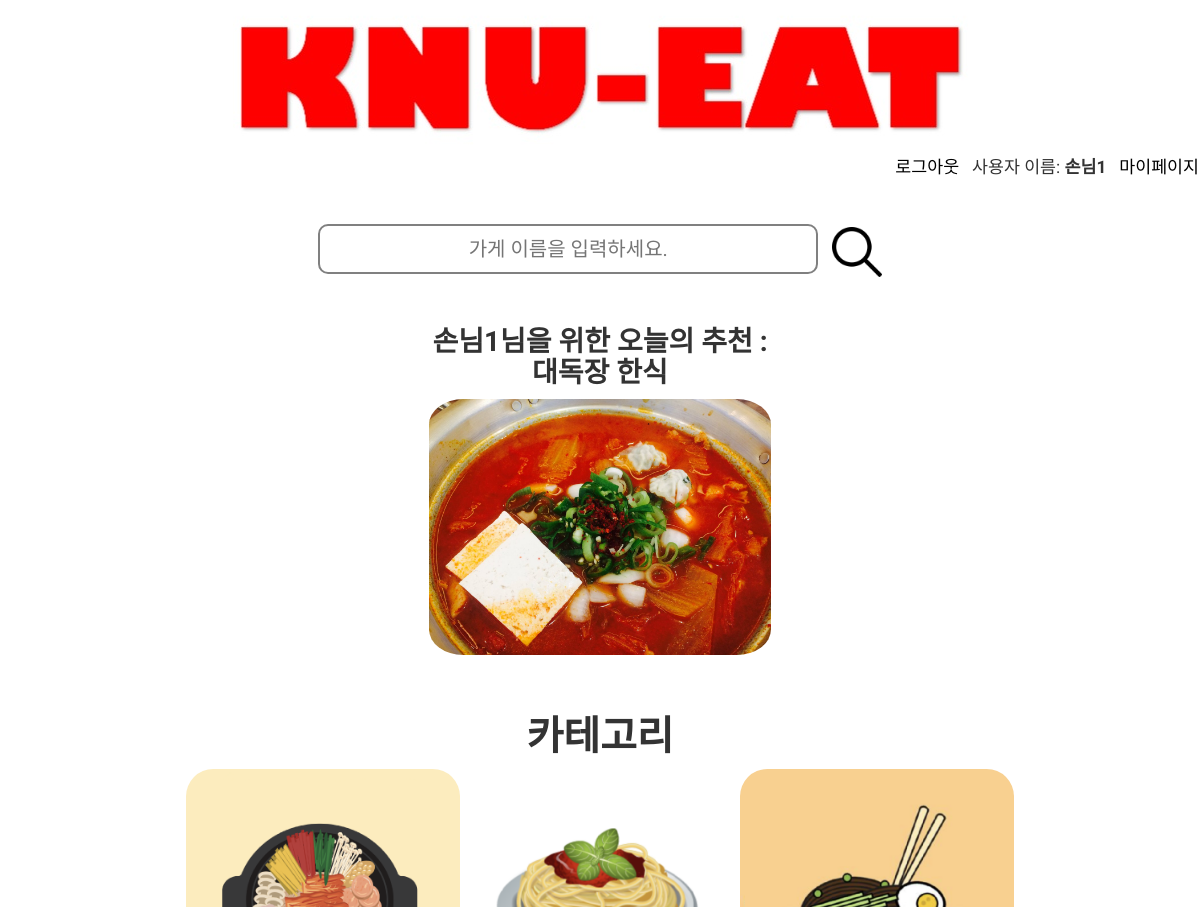
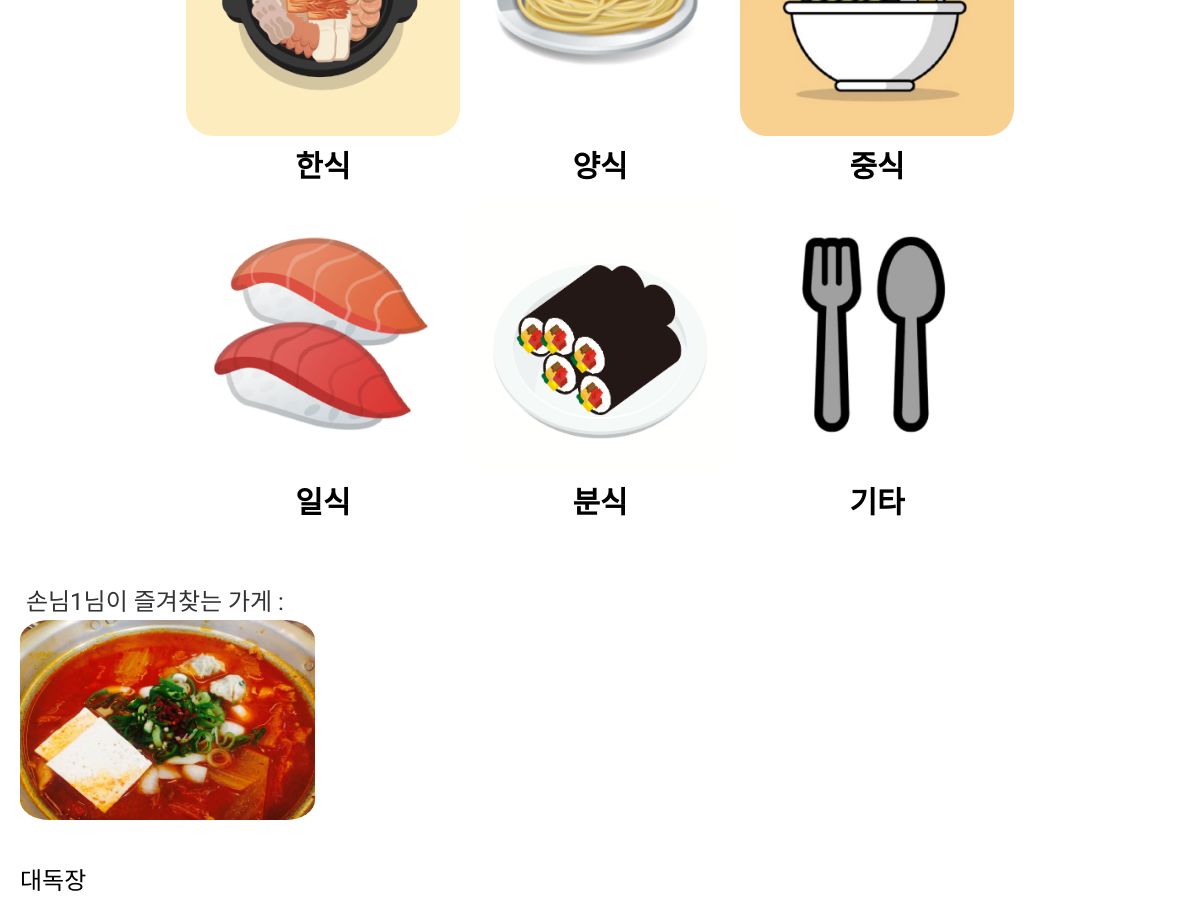
The page / (signed in) on the database its author committed (2 pictures, top to bottom).
### account/models.py (models this page shows)
class Profile(models.Model):
    user = models.OneToOneField(User, on_delete=models.CASCADE)
    name = models.TextField(max_length=225, blank=True)
    phonenumber = models.CharField(max_length=200, blank=True)
    user_type = models.CharField(max_length=200, blank=True, default="none")
    shop_id = models.IntegerField(default=-1)

### app1/models.py (models this page shows, shortened)
class Shop(models.Model):
    name=models.CharField(max_length=225)
    address=models.CharField(max_length=225)
    phone_number=models.CharField(max_length=225)
    open_time=models.TimeField()
    close_time=models.TimeField()
    category=models.CharField(max_length=225)
    description=models.TextField()
    photo=models.ImageField(upload_to='images/')
    owner=models.ForeignKey(User, on_delete=models.CASCADE, null=True)
    likes =models.ManyToManyField(
        User, # User 모델과 Shop 모델을 M : N 관계로 두겠다.
        through='Like', # Like라는 중개 모델을 통해 M : N 관계를 맺는다.
        through_fields=('shop', 'user'), # Like에 shop 속성, user 속성을 추가하겠다.
        related_name='likes' # 1 : N  관계에서 market과 연결된 comment를 가져올 때 comment_set으로 가져왔는데,
        )
    def like_count(self):
        return self.likes.count()

class Like(models.Model):
    shop = models.ForeignKey(Shop, on_delete=models.CASCADE, null=True) # 특정 market이 삭제되면, 그 market의 즐겨찾기 정보 제거
    user = models.ForeignKey(User, on_delete=models.CASCADE, null=True)

### app1/views.py (the view)
# urls.py: 2. Add a URL to urlpatterns:  path('', views.home, name='home')
def home(request):
    if request.method == 'POST':
        shop_name=request.POST['shop_name']
        shop=Shop.objects.filter(name__contains=shop_name)
        return render(request,'search.html',{'shop':shop,'shop_name':shop_name})
    user=request.user
    if user.is_active:
        likes=Like.objects.select_related()
        if(Reservation.objects.filter(customer=user)):
            recommend_shop=recommendation(Reservation.objects.filter(customer=user))
        else:
            recommend_shop=random_rec()
        if user.profile.shop_id == -1:
            return render(request, 'home.html', {'user':user, 'likes':likes, 'recommends':recommend_shop})
        else:
            shop=get_object_or_404(Shop, pk=user.profile.shop_id)
            return render(request, 'home.html', {'user':user, 'shop': shop, 'likes':likes,'recommends':recommend_shop})
    else:
        recommend_shop=random_rec()
        return render(request, 'home.html', {'user':user, 'recommends': recommend_shop})

### app1/views.py (called while the page is built)
def recommendation(reservation):
    reserv_list=list(reservation)
    cate_list=[]
    for el in reserv_list:
        cate_list.append(el.shop.category)
    cnt_dict=collections.Counter(cate_list)
    for el in cnt_dict.most_common(1):
        most=el[0]
    shop_lst=Shop.objects.filter(category=most)
    shop_dict=dict()
    for el in shop_lst:
        shop_dict[el]=el.like_count()
    Max=max(shop_dict.values())
    for key,val in shop_dict.items():
        if (val==Max):
            return key

### app1/templates/home.html (shortened to what this page needs)
{% load static %}
<!DOCTYPE html>
<html lang="en">
<head>
    <link rel="stylesheet" href="//maxcdn.bootstrapcdn.com/bootstrap/3.2.0/css/bootstrap.min.css">
    <link rel="stylesheet" href="//maxcdn.bootstrapcdn.com/bootstrap/3.2.0/css/bootstrap-theme.min.css">
</head>
<body>
    <div class= 'KNUEAT_image'>
        <img src="/static/KNUEAT.jpg" >
    </div>
    <div class="navbar">
    {% if user.is_active %}
        <a href="{% url 'logout'%}">로그아웃</a>
        &nbsp
        사용자 이름: <span id="user_info">{{user.profile.name}}</span>
        {% if user.profile.user_type == "사장" %}
            <a href="{% url 'register_store_page'%}">가게등록</a>
            &nbsp
            <a href="{% url 'mypage_own'%}">마이페이지</a>
        {% else %}
            <a href="{% url 'mypage_cus' %}">마이페이지</a>
    {% endif %}
    {% else %}
        <a href="{% url 'login'%}">로그인</a>
        <a href="{% url 'signup'%}">회원가입</a>
    {% endif %}
    </div>
    <div class="search">
        <form action="" method="POST">
            <input class="search_box" type="text" placeholder="가게 이름을 입력하세요." name='shop_name'>
            <input class="search_btn" type="image" src="static/search.png">
        </form>
    </div>
    <div class="container">
        <div class='today_recommend'>
            {% if user.is_active %}
                <h3>{{user.profile.name}}님을 위한 오늘의 추천 : <br>
                    {{recommends.name}}&nbsp{{recommends.category}}</h3>
            {% else %}
                <h3>오늘의 추천 : <br>
                    {{recommends.name}}&nbsp{{recommends.category}}</h3>
            {% endif %}
            {% if recommends.photo %}
                <a href="{% url 'restaurant' recommends.id %}"><p class="card-image2"><img src="{{recommends.photo.url}}"></p></a>
            {% else %}
                <a href="{% url 'restaurant' recommends.id %}"><p class="card-image2"><img src="/static/nyam/{{recommends.category}}.png"></p></a>
            {% endif %}
        </div>
    </div>
    <div class='category'>
        <h2>카테고리</h2>
        <div class="card">
            <a href="{% url 'category' category_name='한식' %}">
            <p class="card-image"><img src="static/nyam/한식.png"></p>
            <p class="card-title">한식</p></a>
        </div>
        <div class="card">
            <a href="{% url 'category' category_name='양식' %}">
            <p class="card-image"><img src="static/nyam/양식.png"></p>
            <p class="card-title">양식</p></a>
        </div>
        <div class="card">
            <a href="{% url 'category' category_name='중식' %}">
            <p class="card-image"><img src="static/nyam/중식.png"></p>
            <p class="card-title">중식</p></a>
        </div>
        <div class="card">
            <a href="{% url 'category' category_name='일식' %}">
            <p class="card-image"><img src="static/nyam/일식.png"></p>
            <p class="card-title">일식</p></a>
        </div>
        <div class="card">
            <a href="{% url 'category' category_name='분식' %}">
            <p class="card-image"><img src="static/nyam/분식.png"></p>
            <p class="card-title">분식</p></a>
        </div>
        <div class="card">
            <a href="{% url 'category' category_name='기타' %}">
            <p class="card-image"><img src="static/nyam/기타.png"></p>
            <p class="card-title">기타</p></a>
        </div>
    </div>
    {% if likes %}
        {% if user.username != "admin" and user.profile.user_type == "고객" %}
        <div class='like'>
            <div class="like">
                &nbsp{{user.profile.name}}님이 즐겨찾는 가게 :<br>
                    <div class="like-container">
                        {% for like in likes %}
                            <div class="like-card">{% if like.user == user %}
                                <a href="{% url 'restaurant' like.shop.id %}">
                                    {% if like.shop.photo %}<p class ="like-card-image">
                                        <img src="{{like.shop.photo.url}}" alt="" height="200px"></p><br>
                                    {% endif %}
                                    <p class = "like-card-title">{{like.shop.name}}</p></a>
                            {% endif %}</div>
                        {% endfor %}</div>
            </div>
        </div>
        {% endif %}
    {% endif %}
</body>
</html>

### app1/templates/home.html (style rules this page uses)
body { font-family: 'Jua', sans-serif; }
.navbar { text-align: right; font-size: 13pt }
#user_info { text-align: right; font-weight : bold; font-size: 13pt }
a { color:black; text-decoration: none; }
.card { display: inline-block; width: 30%; }
.card-image img { width: 100%; border-radius: 10%; }
.card-image2 img { width: 30%; border-radius: 10%; text-align: center; display: block; margin-left:auto; margin-right: auto; }
.card-title { text-align: center; font-size:30px; font-weight: bold; }
.category { text-align: center; margin: 50px 0; padding: 0 12%; }
.KNUEAT_image { text-align: center; }
.search { text-align: center; width: 100%; }
.search_box { width: 500px; height: 50px; font-size: 20px; text-align: center; border-radius: 10px; border:2px solid gray; }
.search_btn { width: 50px; vertical-align: middle; margin-left: 10px; }
form { margin: 10px 0; }
.container { overflow:hidden; float: center; }
h2 { font-size:40px; font-weight:bold; }
h3 { font-size:28px; text-align: center; font-weight:bold; }
.like { text-align: left; font-size: 24px; height: 30px; margin-left: 10px; margin-bottom: 10px; }
.like-container { overflow-x: scroll; white-space: nowrap; width:100%; }
.like-card { display: inline-block; padding:auto; width: 25%; }
.like-card-image img { border-radius: 10%; width: 100%; text-align: center; display: block; margin-left:auto; margin-right: auto; }

### rows shown on the page
Shop: name "대독장", category "한식", photo (picture)
Like: shop.photo (picture), shop.name "대독장"

### other values the page prints
{{ user.profile.name }} "손님1"
